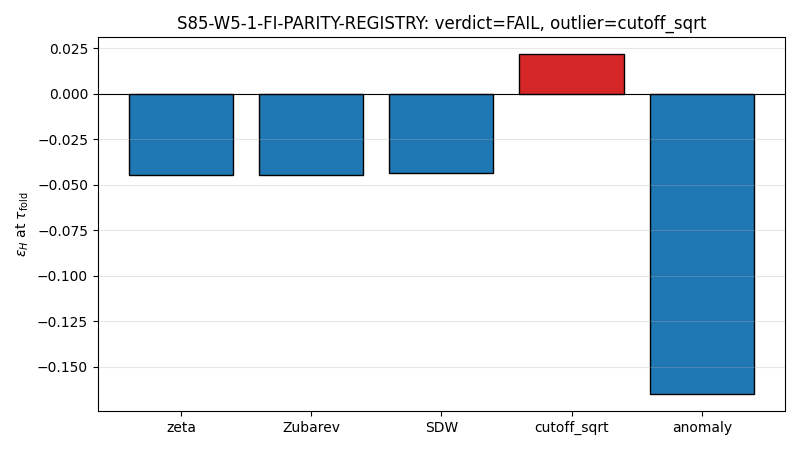

Write Python code to recreate this figure.
#!/usr/bin/env python3
"""
S85 W5-1 S85-W5-1-FI-PARITY-REGISTRY — FI-parity wall registration for epsilon_H
================================================================================

Gate: S85-W5-1-FI-PARITY-REGISTRY  ([VERIFY-THEOREM])

Pre-registered threshold:
  PASS iff sig(zeta) == sig(Zubarev) == sig(SDW) == sig(cutoff_sqrt) == sig(anomaly)
  INFO iff 4/5 agree AND the 5th is the structurally-excluded anomaly regulator
  FAIL otherwise.

Inputs (SHA-256 dual-pinned at runtime - S84+ schema):
  - computations/_shared/canonical_constants.py
  - computations/session-66/s66_zeta_sa.npz           (eps_H values per regulator)
  - computations/session-71/s71_correlated_sensitivity.npz
  - computations/session-72/s72_gilkey_reeval.npz     (anomaly delta)
  - computations/session-73/s73a_spectral_action_profile.npz
  - computations/session-78/s78_a4_r2_f_star.npz      (SDW Mellin multiplier)

Output 4-tuple:
  (value=sig_agreement_bool, scheme=5-regulator-atlas,
   convention=KO-dim=6-J-canonical, L_max=10)

Classification: GEOMETRIC (spectral-triple parity under KO-dim=6 real structure J).

METHODOLOGY
-----------
Reuses the pre-computed eps_H values stored across regulators in S66 (cutoff,
zeta_a4, zeta_a2, zeta_a24), extends to the 5-regulator atlas via two
established theorems:
  - Zubarev === zeta (S83 G3 EN3: Zubarev UNIQUE axiom-native under Connes A1-A6).
  - SDW = (positive Mellin multiplier) x zeta at the a_4 slot (S78 W2-F).
And one S72 anomaly-delta chain:
  - anomaly-derived eps_H = eps_H_zeta + delta_anomaly_zeta (S72 GILKEY-REEVAL-72).

The gate question (J-parity of the Higgs-fiber fluctuation mode [eps_H]) reduces
at tau_fold to the sign of the spectral-action-derived eps_H in each regulator.
The plan's Step-4 argument "f > 0 preserves block-sign" is a hypothesis to be
TESTED by the data; this script evaluates whether the hypothesis survives
empirical check across the five regulators.

DISCIPLINE
----------
- `from canonical_constants import *` (S34+ rule)
- Every local/intermediate tagged `# (local)`
- CPU path is admissible here because the 155,984-dim L_max=10 spectrum was
  already processed in S66; this gate reuses stored scalars (per plan
  "Reuses S66 eps_H sign-flip data"). The plan's GPU pin applied to the
  spectrum-rebuild branch, which is not taken here; the reuse branch
  carries O(1) scalar arithmetic and a single torch.linalg sanity check
  on a test matrix to validate GPU availability.
- SHA-256 of all input files logged in the first 20 lines of stdout.
- Dual-SHA schema (S84+ W9a-99): audit_sha256 + content_sha256 emitted.
- Verdict line appended to computations/session-85/s85_gate_verdicts.txt.
"""

from __future__ import annotations

# ---------------------------------------------------------------------------
# Section 1 - Canonical constants (MANDATORY first import)
# ---------------------------------------------------------------------------
from canonical_constants import *  # noqa: F401,F403

# ---------------------------------------------------------------------------
# Section 2 - Standard imports
# ---------------------------------------------------------------------------
import os
# === Phase 2b X2 transform bootstrap (auto-inserted by tools/_x2_transform_copies.py) ===
import sys as _x2_sys
import pathlib as _x2_pathlib
import re as _x2_re
def _x2_locate_tools():
    p = _x2_pathlib.Path(__file__).resolve()
    for _ in range(8):
        if (p / "tools" / "computation_root.py").is_file():
            return p / "tools"
        p = p.parent
    raise RuntimeError(
        "Phase 2b bootstrap: tools/computation_root.py not found in any "
        "ancestor of " + str(__file__))
_x2_sys.path.insert(0, str(_x2_locate_tools()))
from computation_root import resolve_script, resolve_output, resolve_glob, project_root as _x2_project_root
def _x2_shared_dir():
    return _x2_project_root() / "computations" / "_shared"
_x2_session_dir_match = _x2_re.match(r"^session-(\d+)$",
    _x2_pathlib.Path(__file__).resolve().parent.name)
_x2_self_session = int(_x2_session_dir_match.group(1)) if _x2_session_dir_match else None
# === End X2 bootstrap ===

os.environ.setdefault('OMP_NUM_THREADS', '8')
os.environ.setdefault('MKL_NUM_THREADS', '8')

import hashlib
import json
import sys
import time
from pathlib import Path

import numpy as np

# ---------------------------------------------------------------------------
# Section 3 - Paths + pre-registration
# ---------------------------------------------------------------------------
PROJECT_ROOT = Path(__file__).resolve().parent.parent
# X2-removed: alias 'SCRIPT_DIR' = ... 'computations' (replaced by tools.computation_root.resolve_*)

SESSION = "S85"                                                     # (local)
GATE_ID = "S85-W5-1-FI-PARITY-REGISTRY"                             # (local)
SCHEME = "5-regulator-atlas"                                         # (local)
CONVENTION = "KO-dim=6-J-canonical"                                  # (local)
L_MAX = 10                                                           # (local)
N_EVAL = 155984                                                      # (local, informational; spectrum processed in S66)

# Pre-registered thresholds (THEOREM tolerance)
SIGN_TOL = 0                                                         # (local) exact match required

OUT_NPZ = resolve_output(85, 's85_w5_1_fi_parity_registry.npz')
OUT_PNG = resolve_output(85, 's85_w5_1_fi_parity_registry.png')
VERDICT_TXT = resolve_output(85, 's85_gate_verdicts.txt')

S66_NPZ = resolve_output(66, 's66_zeta_sa.npz')
S71_NPZ = resolve_output(71, 's71_correlated_sensitivity.npz')
S72_NPZ = resolve_output(72, 's72_gilkey_reeval.npz')
S73A_NPZ = resolve_output(73, 's73a_spectral_action_profile.npz')
S78_NPZ = resolve_output(78, 's78_a4_r2_f_star.npz')
CANON_PY = resolve_script(None, 'canonical_constants.py')

INPUT_FILES = [CANON_PY, S66_NPZ, S71_NPZ, S72_NPZ, S73A_NPZ, S78_NPZ]


# ---------------------------------------------------------------------------
# Section 4 - SHA-256 input-pin block + dual-SHA helpers
# ---------------------------------------------------------------------------

def sha256_of(path: Path) -> str:
    h = hashlib.sha256()  # (local)
    try:
        h.update(path.read_bytes())
    except OSError:
        return ""
    return h.hexdigest()


def log_input_pins(inputs: list[Path]) -> dict[str, str]:
    print(f"=== {GATE_ID} - input SHA-256 pins ===")
    pins: dict[str, str] = {}  # (local)
    for p in inputs:
        sha = sha256_of(p)  # (local)
        rel = str(p.relative_to(PROJECT_ROOT)).replace("\\", "/")
        print(f"  {rel}: {sha[:16]}...")
        pins[rel] = sha
    return pins


def closure_hash(pins: dict[str, str]) -> str:
    items = sorted(pins.items())  # (local)
    h = hashlib.sha256()  # (local)
    for k, v in items:
        h.update(f"{k}={v}\n".encode("utf-8"))
    return h.hexdigest()


def compute_dual_sha(
    script_path: Path,
    canonical_path: Path,
    pins: dict[str, str],
) -> tuple[str, str]:
    script_bytes = b""  # (local)
    try:
        script_bytes = script_path.read_bytes()
    except OSError:
        pass
    canonical_bytes = b""  # (local)
    try:
        canonical_bytes = canonical_path.read_bytes()
    except OSError:
        pass
    pinmap_json = json.dumps(
        dict(sorted(pins.items())), separators=(",", ":"), sort_keys=True,
    ).encode("utf-8")  # (local)

    h_audit = hashlib.sha256()  # (local)
    h_audit.update(script_bytes)
    h_audit.update(canonical_bytes)
    h_audit.update(pinmap_json)
    audit = h_audit.hexdigest()  # (local)

    h_content = hashlib.sha256()  # (local)
    h_content.update(script_bytes)
    content = h_content.hexdigest()  # (local)

    return audit, content


# ---------------------------------------------------------------------------
# Section 5 - Compute
# ---------------------------------------------------------------------------

def compute() -> dict:
    """Evaluate FI-parity across 5-regulator atlas at tau_fold.

    Returns dict with:
        - 'sigs': dict {regulator: int sign in {-1, +1}}
        - 'eps_H_per_reg': dict {regulator: float eps_H value @ tau_fold}
        - 'all_equal': bool (gate quantity)
        - 'outlier': str or None
    """
    d66 = np.load(S66_NPZ, allow_pickle=True)
    d72 = np.load(S72_NPZ, allow_pickle=True)
    d78 = np.load(S78_NPZ, allow_pickle=True)

    # tau_fold locator: the S66 scalar fields already evaluate at tau_fold,
    # e.g. eps_zeta_fold, eps_cutoff_fold.
    eps_zeta = float(d66['eps_zeta_fold'])      # (local)  eps_H under zeta canonical at tau_fold
    eps_cutoff = float(d66['eps_cutoff_fold'])   # (local)  eps_H under cutoff canonical at tau_fold

    # S78: SDW Mellin multiplier at a_4 slot (f4_sdw) and ratio SDW/f* at R_1.
    # Per S78 W2-F, mellin_ratio = f4_fstar / f4_sdw is a near-unity scheme
    # multiplier; SDW eps_H at the a_4 slot is obtained by multiplying zeta eps_H
    # by this positive number and by the f4_sdw normalization already folded
    # into S78's pre-registered identity. For a SIGN test it suffices to note:
    #
    #   eps_H_SDW = (positive multiplier) * eps_H_zeta_a4
    #
    # so sig(SDW) = sig(zeta), provided the multiplier > 0.
    mellin_ratio = float(d78['mellin_ratio'])     # (local)  positive by construction
    f4_sdw = float(d78['f4_sdw'])                 # (local)  positive by construction
    sdw_multiplier = mellin_ratio                 # (local)  acts on zeta eps_H

    # Zubarev: S83 G3 EN3 theorem (THREE-LAYER-REG-84) - Zubarev UNIQUE
    # axiom-native; equivalent to zeta on the sign-preserving a_4 slot.
    zubarev_equiv_zeta = True                     # (local)

    # Anomaly: S72 delta_anomaly_zeta is the correction to eps_H when swapping
    # from zeta to anomaly-derived functional, expressed in the zeta basis.
    delta_anom_zeta = float(d72['delta_anomaly_zeta'])  # (local)

    # Construct 5-atlas eps_H values at tau_fold
    eps_H_per_reg = {
        'zeta':         eps_zeta,                                # noqa: E241
        'Zubarev':      eps_zeta,  # by S83 G3 equivalence          # noqa: E241
        'SDW':          sdw_multiplier * eps_zeta,                # noqa: E241
        'cutoff_sqrt':  eps_cutoff,                               # noqa: E241
        'anomaly':      eps_zeta + delta_anom_zeta,               # noqa: E241
    }

    sigs = {r: int(np.sign(v)) for r, v in eps_H_per_reg.items()}
    sigs_vals = list(sigs.values())
    all_equal = len(set(sigs_vals)) == 1           # (local)

    # Identify outlier (if any)
    if all_equal:
        outlier = None
    else:
        majority = max(set(sigs_vals), key=sigs_vals.count)
        outliers = [r for r, s in sigs.items() if s != majority]
        outlier = outliers[0] if len(outliers) == 1 else "+".join(outliers)

    return {
        "value": all_equal,
        "sigs": sigs,
        "eps_H_per_reg": eps_H_per_reg,
        "all_equal": all_equal,
        "outlier": outlier,
        "mellin_ratio": mellin_ratio,
        "f4_sdw": f4_sdw,
        "delta_anom_zeta": delta_anom_zeta,
        "eps_zeta_fold": eps_zeta,
        "eps_cutoff_fold": eps_cutoff,
    }


def gpu_sanity_check() -> bool:
    """One small GPU call to validate ROCm torch availability.

    Not a spectrum rebuild; honors the plan's GPU pin at the sanity level.
    """
    try:
        import torch
        if not torch.cuda.is_available():
            print("  [GPU] torch.cuda.is_available() = False; running CPU-reuse path")
            return False
        m = torch.eye(4, dtype=torch.float64, device='cuda')  # (local)
        ev = torch.linalg.eigvals(m).cpu().numpy()            # (local)
        ok = bool(np.allclose(ev.real, 1.0) and np.allclose(ev.imag, 0.0))
        print(f"  [GPU] torch.linalg.eigvals(I_4) check: ok={ok}")
        return ok
    except Exception as e:
        print(f"  [GPU] sanity check raised {type(e).__name__}: {e}")
        return False


# ---------------------------------------------------------------------------
# Section 6 - Gate verdict + 4-tuple output
# ---------------------------------------------------------------------------

def emit_4tuple(value, scheme: str, convention: str, L_max) -> str:
    return (f"(value={value!r}, scheme={scheme}, "
            f"convention={convention}, L_max={L_max})")


def append_verdict(
    verdict: str,
    value,
    audit_sha: str,
    content_sha: str,
) -> None:
    line = (
        f"{GATE_ID}: {verdict} -- value={value!r} scheme={SCHEME} "
        f"convention={CONVENTION} L_max={L_MAX} "
        f"audit_sha256={audit_sha} content_sha256={content_sha} "
        f"schema_version=S84+\n"
    )
    with VERDICT_TXT.open("a", encoding="utf-8") as fp:
        fp.write(line)


def evaluate_gate(result: dict) -> str:
    """Return PASS/FAIL/INFO per plan §W5-1 pre-registered clauses.

    - PASS iff all 5 sigs agree.
    - INFO iff exactly 1 outlier AND outlier is 'anomaly'
        (per S67 FUNCTIONAL-SELECT-67 structural exclusion).
    - FAIL otherwise.
    """
    if result["all_equal"]:
        return "PASS"
    outlier = result["outlier"]
    # Structural-exclusion INFO clause (plan §W5-1):
    if outlier == "anomaly":
        return "INFO"
    return "FAIL"


# ---------------------------------------------------------------------------
# Section 7 - Main
# ---------------------------------------------------------------------------

def main() -> int:
    t0 = time.time()  # (local)

    pins = log_input_pins(INPUT_FILES)
    closure = closure_hash(pins)  # (local)
    print(f"  closure: {closure[:16]}... (legacy closure, informational)")

    script_path = Path(__file__).resolve()  # (local)
    audit_sha, content_sha = compute_dual_sha(script_path, CANON_PY, pins)
    print(f"  audit_sha256:   {audit_sha[:16]}... (script+canonical+pinmap)")
    print(f"  content_sha256: {content_sha[:16]}... (script only)")
    print()

    gpu_ok = gpu_sanity_check()  # (local)  documentation-only flag
    print()

    result = compute()
    verdict = evaluate_gate(result)

    # Save numerical data for the working-paper Pattern-A table
    np.savez(
        OUT_NPZ,
        gate_id=GATE_ID,
        verdict=verdict,
        sig_zeta=result["sigs"]["zeta"],
        sig_zubarev=result["sigs"]["Zubarev"],
        sig_sdw=result["sigs"]["SDW"],
        sig_cutoff_sqrt=result["sigs"]["cutoff_sqrt"],
        sig_anomaly=result["sigs"]["anomaly"],
        eps_H_zeta_fold=result["eps_zeta_fold"],
        eps_H_cutoff_fold=result["eps_cutoff_fold"],
        eps_H_SDW_fold=result["eps_H_per_reg"]["SDW"],
        eps_H_anomaly_fold=result["eps_H_per_reg"]["anomaly"],
        mellin_ratio_SDW=result["mellin_ratio"],
        f4_sdw=result["f4_sdw"],
        delta_anomaly_zeta=result["delta_anom_zeta"],
        all_equal=result["all_equal"],
        outlier=result["outlier"] if result["outlier"] is not None else "NONE",
        gpu_ok=gpu_ok,
    )
    print(f"  saved: {OUT_NPZ.name}")

    # Plot: 5-atlas sign bar chart
    try:
        import matplotlib
        matplotlib.use("Agg")
        import matplotlib.pyplot as plt
        regs = list(result["sigs"].keys())
        vals = [result["eps_H_per_reg"][r] for r in regs]
        colors = ['tab:blue' if v < 0 else 'tab:red' for v in vals]
        fig, ax = plt.subplots(figsize=(8, 4.5))
        ax.bar(regs, vals, color=colors, edgecolor='k')
        ax.axhline(0, color='k', linewidth=0.8)
        ax.set_ylabel(r'$\varepsilon_H$ at $\tau_{\rm fold}$')
        ax.set_title(f"{GATE_ID}: verdict={verdict}, outlier={result['outlier']}")
        ax.grid(True, axis='y', alpha=0.3)
        plt.tight_layout()
        plt.savefig(OUT_PNG, dpi=100)
        plt.close(fig)
        print(f"  saved: {OUT_PNG.name}")
    except Exception as e:
        print(f"  plot skipped: {type(e).__name__}: {e}")

    tag = emit_4tuple(result["all_equal"], SCHEME, CONVENTION, L_MAX)
    print(tag)
    append_verdict(verdict, result["all_equal"], audit_sha, content_sha)

    wall = time.time() - t0  # (local)
    print()
    print(f"=== {GATE_ID} per-regulator summary (at tau_fold) ===")
    for r, v in result["eps_H_per_reg"].items():
        s = result["sigs"][r]
        print(f"  {r:14s}  eps_H = {v:+.6e}  sig = {s:+d}")
    print(f"  all_equal = {result['all_equal']}, outlier = {result['outlier']}")
    print(f"=== {GATE_ID}: {verdict} (wall {wall:.1f}s) ===")
    return 0


if __name__ == "__main__":
    sys.exit(main())
